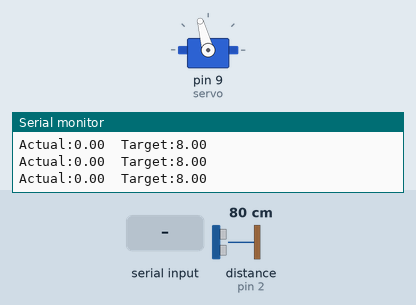
Bench run of a program on a simulated Arduino Mega 2560, built with avr-gcc and run on an emulated ATmega2560. Shown: servo, the last lines printed to the serial monitor. The inputs (shaded band) are chosen by the test bench; at power-on: distance to the obstacle (sensor on pin 2) 80 cm. The echo pulse lasts 58.3 µs per cm.

Above: at 1.2 s.
1.3 s: "90,45\n" received over Serial
At 2.64 s:
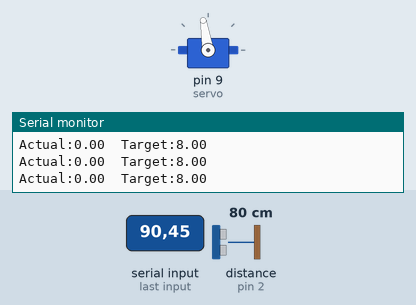
4.3 s: distance to the obstacle (sensor on pin 2) set to 32 cm
5.8 s: distance to the obstacle (sensor on pin 2) set to 27 cm
At 7.7 s:
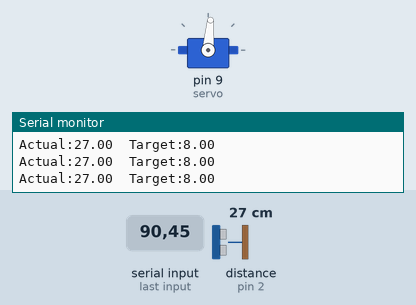
8.8 s: distance to the obstacle (sensor on pin 2) set to 2 cm
11.8 s: distance to the obstacle (sensor on pin 2) set to 9 cm
14.8 s: "0\n" received over Serial
Timing chart, 0 to 18.8 s (numbered marks = the images above; inputs shaded):
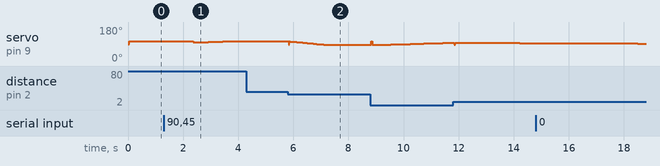

Measured:
- the behaviour switches between 30 and 29 cm on distance to the obstacle (sensor on pin 2) (found by bisection; images 1 and 2)
- after the input at 1.3 s, servo on pin 9 (servo): 105° → 98° after 1.1 s, → 99° 0.19 s later, → 100° 0.18 s later, → 101° 0.18 s later, … (8 changes in this stretch)

The program:

main.cpp
```cpp
#include <Arduino.h>
#include <NewPing.h>
#include <Servo.h>
#include "PID.h"

void echoCheck();
void PrintCurve(float actual, float target);
void LogToCSV(float time, float actual, float target);

#define ECHO 2 //D2
#define TRG 3 //D3
#define MAX_DIST 30
#define SERVO 9 //D9
#define PINGINTERVAL 33 //30Hz
#define PRINTINTERVAL 100 //500ms
#define BRIDGELENGTH 30

#define Kp 16 //16
#define Ki 0.7//0.04 //0.03
#define Kd 1.4//1.2 //0.8

#define SETVAL 8

unsigned long lastPrint = 0;
unsigned long lastPing = 0;
volatile float distance;
volatile float _ActualDistance;
NewPing sonar(TRG, ECHO, MAX_DIST);
Servo servo;

PID _pID(Kp, Ki, Kd,  105, 85, 33.33);

void setup() {

    Serial.begin(9600);
    lastPing = millis();
    servo.attach(9);
    sonar.ping_timer(echoCheck);
}

void echoCheck() {
  if (sonar.check_timer()) {
    // Ping finished (either echo received or timeout)
    float result = sonar.ping_result / US_ROUNDTRIP_CM;
    if(result > 0 && result < BRIDGELENGTH)
      distance = result;
  }
}

void loop() {
  if(Serial.available() > 0)
  {
    float kp = Serial.parseFloat();
    _pID.SetConstants(kp, Ki, Kd);
  }

  if(millis() - lastPrint > PRINTINTERVAL)
  {
    // lastPrint = millis();
    // Serial.print(distance);
    // Serial.println(" cm");
    PrintCurve(distance, SETVAL);
    //LogToCSV(millis(), distance, SETVAL);
  }

  if(millis() - lastPing > PINGINTERVAL)
  {
    _ActualDistance = distance;
    //Run PID
    float motorSet = _pID.Calculate(SETVAL, distance);
    servo.write( motorSet);//map(motorSet, 110, 80, 80, 110)
    sonar.ping_timer(echoCheck);
  }

}

void PrintCurve(float actual, float target)
{

  Serial.print("Actual:");
  Serial.print(actual);
  Serial.print("\tTarget:");
  Serial.println(target);
}

void LogToCSV(float time, float actual, float target)
{
    Serial.print(time);
    Serial.print(',');
    Serial.print(target);
    Serial.print(',');
    Serial.println(actual);
}
```

PID.cpp
```cpp
#include "PID.h"
#include <Arduino.h>

PID::PID(float Kp, float Ki, float Kd, float max, float min, float sampleTimeMs)
            : Kp(Kp), Ki(Ki), Kd(Kd), Max(max), Min(min), sampleTimeMs(sampleTimeMs)
{

}
void PID::GetConstants(float& kp,float& ki, float& kd)
{
    kp = Kp; ki = Ki; kd = Kd;
}

void PID::SetConstants(float kp, float ki, float kd)
{
    Kp = kp; Ki = ki; Kd = kd;
}

void PID::SetOutputLimits(float _min, float _max){
    Min = _min; Max = _max;
}

float PID::Calculate(float setPoint, float measurement)
{
    unsigned long now = millis();
    unsigned long dtMs = now - lastTime;
    if (lastTime == 0) { // first call
      lastTime = now;
      lastMeasurement = measurement;
      return 0.0f;
    }
    //if (dtMs < sampleTimeMs) return lastOutput;

    float dt = dtMs / 1000.0f;
    float error = setPoint - measurement;

    //Proportional
    float P = Kp * error;

    //Integral with anti windup
    // --- Integral with anti-windup ---
    if (Ki != 0.0f) {
        Integral += error * dt;

        float maxInt = Max / Ki;
        float minInt = Min / Ki;

        if (Integral > maxInt) Integral = maxInt;
        if (Integral < minInt) Integral = minInt;
    }
     float I = Ki * Integral;
    //Derivative
    float derivative = (measurement - lastMeasurement) / dt;
    float D = -Kd * derivative;

    float output = P + I + D;

    // clamp final output
    if (output > Max) output = Max;
    if (output < Min) output = Min;

    // save state
    lastOutput = output;
    lastError = error;
    lastMeasurement = measurement;
    lastTime = now;

    return output;
}
```

PID.h
```cpp
#ifndef PID_H
#define PID_H

class PIDParameters
{
    public:
    PIDParameters();
    PIDParameters(float Kp, float Ki, float Kd);
    float Kp;
    float Ki;
    float Kd;
};

class PID
{
    public:
    PID(float Kp, float Ki, float Kd, float max, float min, float dt);
    void SetOutputLimits(float min, float max);
    void SetConstants(float Kp, float Ki, float Kd);
    bool Tune(float& Kp,float& Ki, float& Kd);
    void GetConstants(float& Kp,float& Ki, float& Kd);
    float Calculate(float setPoint, float measurement);
    private:
    float Kp, Ki, Kd, Max, Min, sampleTimeMs, lastMeasurement, lastTime, lastOutput, lastError, lastD;
    float Integral;
};
#endif
```
